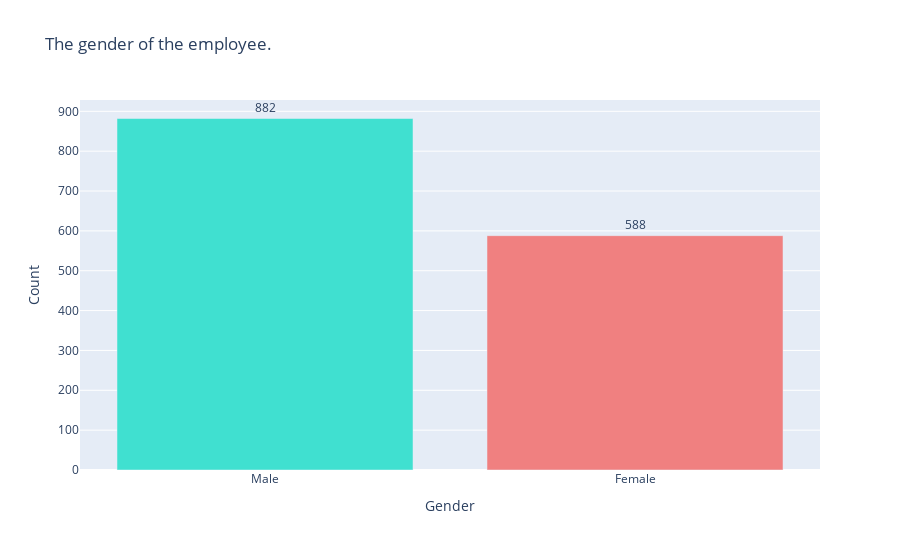
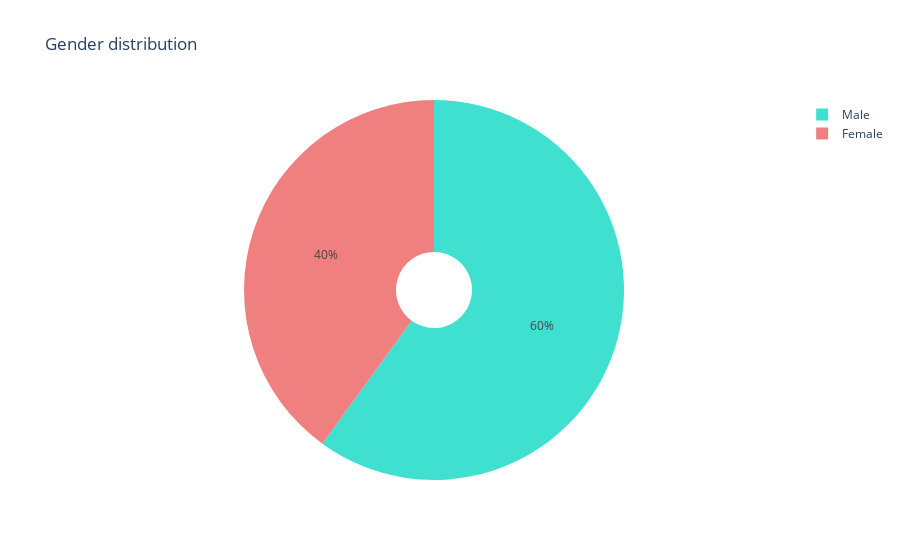

Here is the notebook cell these charts were saved with, in order:
### Code cell
# Contagem de ocorrências para a feature 'gender'
gender_counts = df['Gender'].value_counts().reset_index()
gender_counts.columns = ['Gender', 'count']

# Gráfico de barras para contagem
fig_bar = go.Figure(go.Bar(
    x=gender_counts['Gender'],
    y=gender_counts['count'],
    text=gender_counts['count'],
    textposition='outside',
    marker_color=['#40E0D0', '#F08080'],
))

fig_bar.update_layout(
    title='The gender of the employee.',
    xaxis_title='Gender',
    yaxis_title='Count',
    height=550
)

# Gráfico de pizza para porcentagem
fig_pie = px.pie(gender_counts, values='count', names='Gender', title='Gender distribution', color_discrete_sequence=['#40E0D0', '#F08080'], hole=0.2)

# Mostrar os gráficos
fig_bar.show()
fig_pie.show()

### Figure 1 — Plotly figure (JSON) as saved in the notebook; plotly's stock layout.template omitted (floating-point values rounded to 4 significant figures)
{"data": [{"marker": {"color": ["#40E0D0", "#F08080"]}, "text": [882, 588], "textposition": "outside", "type": "bar", "x": ["Male", "Female"], "y": [882, 588]}], "layout": {"height": 550, "title": {"text": "The gender of the employee."}, "xaxis": {"title": {"text": "Gender"}}, "yaxis": {"title": {"text": "Count"}}}}

### Figure 2 — Plotly figure (JSON) as saved in the notebook; plotly's stock layout.template omitted (floating-point values rounded to 4 significant figures)
{"data": [{"domain": {"x": [0, 1], "y": [0, 1]}, "hole": 0.2, "hovertemplate": "Gender=%{label}<br>count=%{value}<extra></extra>", "labels": ["Male", "Female"], "legendgroup": "", "name": "", "showlegend": true, "type": "pie", "values": [882, 588]}], "layout": {"legend": {"tracegroupgap": 0}, "piecolorway": ["#40E0D0", "#F08080"], "title": {"text": "Gender distribution"}}}
